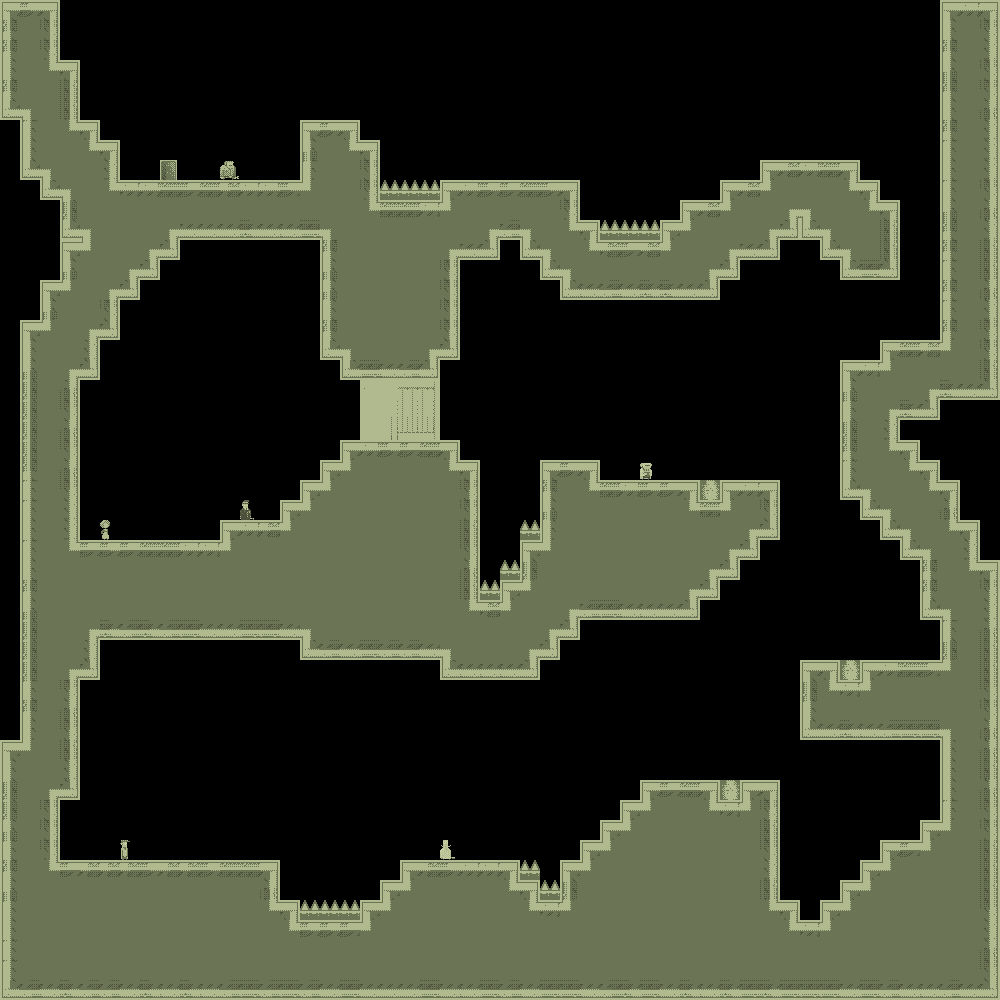

A 2D game scene composited from a Tiled map and its tileset images. What follows is a short description and the map's XML, with each tile layer's data collapsed to a summary:
An orthogonal 50x50 tile map with 20x20 px tiles, 1 tile layer (bg).

<map version="1.0" orientation="orthogonal" width="50" height="50" tilewidth="20" tileheight="20">
 <tileset firstgid="1" name="tiles_sydney" tilewidth="20" tileheight="20">
  <image source="../../../../../SuperLemonadeFactory1989Content/Lemonade/tiles_warehouse.png" width="400" height="400" />
  <terraintypes>
   <terrain name="regularBlocks" tile="-1" />
  </terraintypes>
  <tile id="8" terrain=",,,0" />
  <tile id="9" terrain=",,0,0" />
  <tile id="10" terrain=",,0,0" />
  <tile id="11" terrain=",,0,0" />
  <tile id="12" terrain=",,0,0" />
  <tile id="13" terrain=",,0,0" />
  <tile id="14" terrain=",,0," />
  <tile id="15" terrain="0,0,0," />
  <tile id="16" terrain="0,0,,0" />
  <tile id="28" terrain=",0,,0" />
  <tile id="34" terrain="0,,0," />
  <tile id="35" terrain="0,,0,0" />
  <tile id="36" terrain=",0,0,0" />
  <tile id="48" terrain=",0,,0" />
  <tile id="54" terrain="0,,0," />
  <tile id="68" terrain=",0,,0" />
  <tile id="74" terrain="0,,0," />
  <tile id="88" terrain=",0,,0" />
  <tile id="94" terrain="0,,0," />
  <tile id="108" terrain=",0,,0" />
  <tile id="114" terrain="0,,0," />
  <tile id="128" terrain=",0,," />
  <tile id="129" terrain="0,0,," />
  <tile id="130" terrain="0,0,," />
  <tile id="131" terrain="0,0,," />
  <tile id="132" terrain="0,0,," />
  <tile id="133" terrain="0,0,," />
  <tile id="134" terrain="0,,," />
  <tile id="194" terrain="0,0,0,0" />
  <tile id="356">
   <properties>
    <property name="LargeCrate" value="" />
   </properties>
  </tile>
  <tile id="380">
   <properties>
    <property name="Andre" value="" />
   </properties>
  </tile>
  <tile id="381">
   <properties>
    <property name="Liselot" value="" />
   </properties>
  </tile>
  <tile id="382">
   <properties>
    <property name="Amsterdaam" value="" />
   </properties>
  </tile>
  <tile id="383">
   <properties>
    <property name="Worker" value="" />
   </properties>
  </tile>
  <tile id="384">
   <properties>
    <property name="Inspector" value="" />
   </properties>
  </tile>
  <tile id="385">
   <properties>
    <property name="Chef" value="" />
   </properties>
  </tile>
  <tile id="386">
   <properties>
    <property name="Exit" value="" />
   </properties>
  </tile>
  <tile id="387">
   <properties>
    <property name="Trampoline" value="" />
   </properties>
  </tile>
  <tile id="388">
   <properties>
    <property name="SmallCrate" value="" />
   </properties>
  </tile>
  <tile id="389">
   <properties>
    <property name="SugarBag" value="" />
   </properties>
  </tile>
 </tileset>
 <layer name="bg" width="50" height="50">
  <data>[2500 cells, 1191 non-empty, 50 distinct tile ids]</data>
 </layer>
 <objectgroup name="boxes" width="50" height="50" />
</map>
